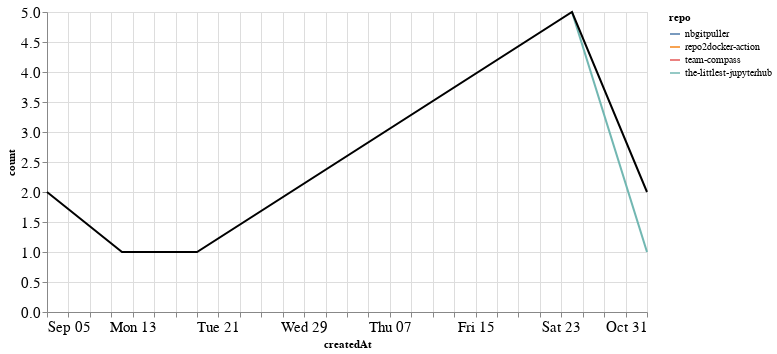

The notebook cell saved with this chart:
### Markdown cell above
### Comments

### Code cell
comments_time = comments.groupby('repo').resample('W', on='createdAt').count()['author'].reset_index()
comments_time = comments_time.rename(columns={'author': 'count'})
comments_time_total = comments_time.groupby('createdAt').agg({"count": "sum"}).reset_index()
ch1 = alt.Chart(comments_time, width=600).mark_line().encode(
    x='createdAt',
    y='count',
    color='repo',
    tooltip="repo"
)

ch2 = alt.Chart(comments_time_total, width=600).mark_line(color="black").encode(
    x='createdAt',
    y='count',
)

ch1 + ch2

### Figure 1 — Vega-Lite specification as saved in the notebook (floating-point values rounded to 4 significant figures)
{"config": {"axisLeft": {"labelFontSize": 15}, "axisBottom": {"labelFontSize": 15}}, "layer": [{"data": {"name": "data-e4b1835a2b5b2d786e01495cf70c5074"}, "mark": "line", "encoding": {"color": {"type": "nominal", "field": "repo"}, "tooltip": {"type": "nominal", "field": "repo"}, "x": {"type": "temporal", "field": "createdAt"}, "y": {"type": "quantitative", "field": "count"}}, "width": 600}, {"data": {"name": "data-8d934463e4839a9b211f68aebc412c0f"}, "mark": {"type": "line", "color": "black"}, "encoding": {"x": {"type": "temporal", "field": "createdAt"}, "y": {"type": "quantitative", "field": "count"}}, "width": 600}], "$schema": "https://vega.github.io/schema/vega-lite/v4.8.1.json", "datasets": {"data-e4b1835a2b5b2d786e01495cf70c5074": [{"repo": "nbgitpuller", "createdAt": "2021-09-05T00:00:00", "count": 2}, {"repo": "repo2docker-action", "createdAt": "2021-09-12T00:00:00", "count": 1}, {"repo": "repo2docker-action", "createdAt": "2021-09-19T00:00:00", "count": 1}, {"repo": "team-compass", "createdAt": "2021-10-31T00:00:00", "count": 1}, {"repo": "the-littlest-jupyterhub", "createdAt": "2021-10-24T00:00:00", "count": 5}, {"repo": "the-littlest-jupyterhub", "createdAt": "2021-10-31T00:00:00", "count": 1}], "data-8d934463e4839a9b211f68aebc412c0f": [{"createdAt": "2021-09-05T00:00:00", "count": 2}, {"createdAt": "2021-09-12T00:00:00", "count": 1}, {"createdAt": "2021-09-19T00:00:00", "count": 1}, {"createdAt": "2021-10-24T00:00:00", "count": 5}, {"createdAt": "2021-10-31T00:00:00", "count": 2}]}}
